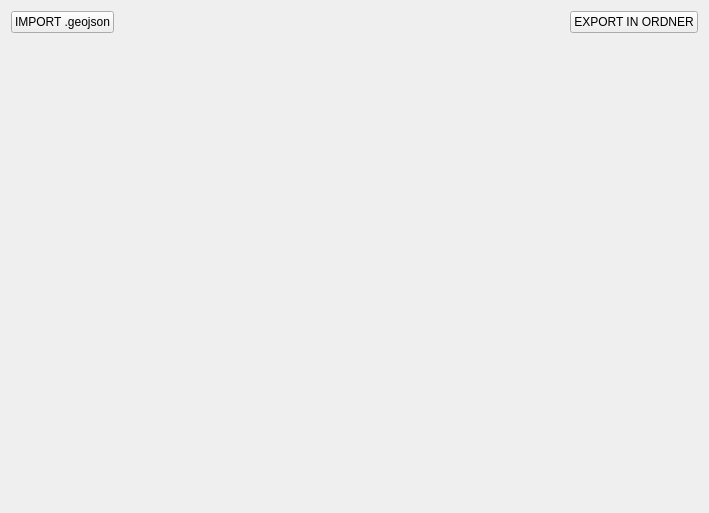
<?xml version="1.0" encoding="UTF-8"?>
<ui version="4.0">
 <class>Form</class>
 <widget class="QWidget" name="Form">
  <property name="geometry">
   <rect>
    <x>0</x>
    <y>0</y>
    <width>709</width>
    <height>513</height>
   </rect>
  </property>
  <property name="windowTitle">
   <string>Form</string>
  </property>
  <layout class="QGridLayout" name="gridLayout">
   <item row="0" column="0">
    <layout class="QVBoxLayout" name="verticalLayout_2">
     <item>
      <widget class="QPushButton" name="lfbImportBtn">
       <property name="text">
        <string>IMPORT .geojson</string>
       </property>
      </widget>
     </item>
    </layout>
   </item>
   <item row="0" column="1">
    <spacer name="horizontalSpacer">
     <property name="orientation">
      <enum>Qt::Horizontal</enum>
     </property>
     <property name="sizeHint" stdset="0">
      <size>
       <width>40</width>
       <height>20</height>
      </size>
     </property>
    </spacer>
   </item>
   <item row="0" column="2">
    <layout class="QHBoxLayout" name="horizontalLayout">
     <item>
      <layout class="QVBoxLayout" name="verticalLayout">
       <item>
        <widget class="QPushButton" name="lfbExportBtn">
         <property name="text">
          <string>EXPORT IN ORDNER</string>
         </property>
        </widget>
       </item>
      </layout>
     </item>
    </layout>
   </item>
   <item row="1" column="0" colspan="3">
    <widget class="QLabel" name="lfbExportFeedback">
     <property name="text">
      <string/>
     </property>
    </widget>
   </item>
  </layout>
 </widget>
 <resources/>
 <connections/>
</ui>
